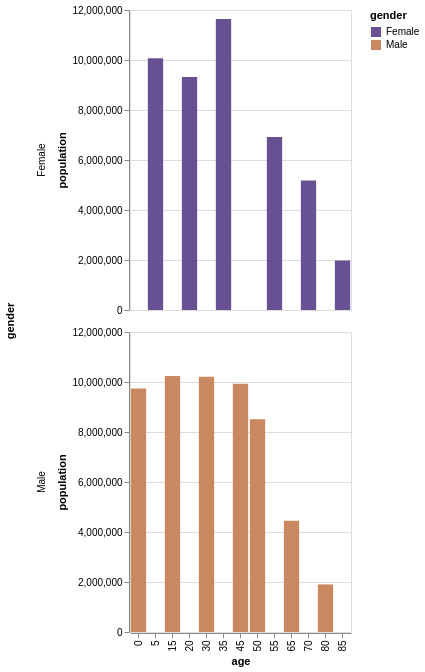

This figure's Vega-Lite source:
### Vega-Lite specification from a JSON file in a GitHub repository (floating-point values rounded to 4 significant figures; data arrays with more than 128 entries replaced by an {"elided": "..."} marker saying what was removed)
{"$schema": "https://vega.github.io/schema/vega-lite/v6.json", "data": {"values": {"elided": "200 records"}}, "transform": [{"filter": "datum.year == 2000"}, {"calculate": "datum.sex == 2 ? 'Female' : 'Male'", "as": "gender"}], "width": {"step": 17}, "mark": "bar", "encoding": {"row": {"field": "gender"}, "y": {"aggregate": "sum", "field": "people", "title": "population"}, "x": {"field": "age"}, "color": {"field": "gender", "scale": {"range": ["#675193", "#ca8861"]}}}}
